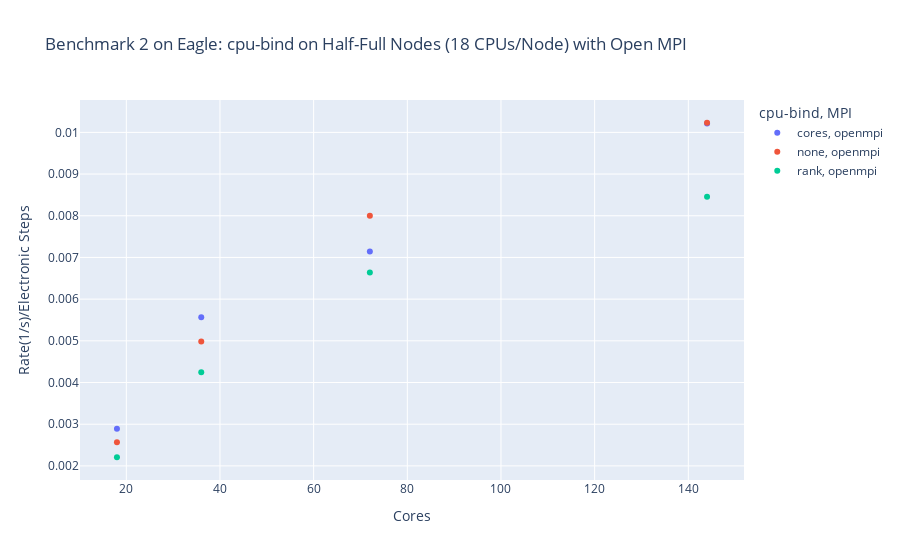

Notebook code cell kept with this figure:
### Code cell
data_eagle_2_half_open = data_eagle_2_half[data_eagle_2_half["MPI"] == "openmpi"]

fig = px.scatter(
    data_eagle_2_half_open,
    x="Cores",
    y="scaled_rate",
    color="cpu-bind",
    symbol="MPI",
    hover_data=[
        "HPC System",
        "Partition",
        "Nodes",
        "cpu-bind",
        "MPI",
        "Benchmark Code",
    ],
    labels={"scaled_rate": "Rate(1/s)/Electronic Steps"},
    title="Benchmark 2 on Eagle: cpu-bind on Half-Full Nodes (18 CPUs/Node) with Open MPI",
)
fig.show()

### Figure 1 — Plotly figure (JSON) as saved in the notebook; plotly's stock layout.template omitted (floating-point values rounded to 4 significant figures)
{"data": [{"customdata": [["Eagle", "short", 8, "cores", "openmpi", "2"], ["Eagle", "short", 4, "cores", "openmpi", "2"], ["Eagle", "short", 2, "cores", "openmpi", "2"], ["Eagle", "short", 1, "cores", "openmpi", "2"]], "hovertemplate": "cpu-bind=%{customdata[3]}<br>MPI=%{customdata[4]}<br>Cores=%{x}<br>Rate(1/s)/Electronic Steps=%{y}<br>HPC System=%{customdata[0]}<br>Partition=%{customdata[1]}<br>Nodes=%{customdata[2]}<br>Benchmark Code=%{customdata[5]}<extra></extra>", "legendgroup": "cores, openmpi", "marker": {"color": "#636efa", "symbol": "circle"}, "mode": "markers", "name": "cores, openmpi", "orientation": "v", "showlegend": true, "type": "scatter", "x": [144, 72, 36, 18], "xaxis": "x", "y": [0.01021, 0.00714, 0.005564, 0.002891], "yaxis": "y"}, {"customdata": [["Eagle", "short", 8, "none", "openmpi", "2"], ["Eagle", "short", 4, "none", "openmpi", "2"], ["Eagle", "short", 2, "none", "openmpi", "2"], ["Eagle", "short", 1, "none", "openmpi", "2"]], "hovertemplate": "cpu-bind=%{customdata[3]}<br>MPI=%{customdata[4]}<br>Cores=%{x}<br>Rate(1/s)/Electronic Steps=%{y}<br>HPC System=%{customdata[0]}<br>Partition=%{customdata[1]}<br>Nodes=%{customdata[2]}<br>Benchmark Code=%{customdata[5]}<extra></extra>", "legendgroup": "none, openmpi", "marker": {"color": "#EF553B", "symbol": "circle"}, "mode": "markers", "name": "none, openmpi", "orientation": "v", "showlegend": true, "type": "scatter", "x": [144, 72, 36, 18], "xaxis": "x", "y": [0.01023, 0.008, 0.004984, 0.002568], "yaxis": "y"}, {"customdata": [["Eagle", "short", 8, "rank", "openmpi", "2"], ["Eagle", "short", 4, "rank", "openmpi", "2"], ["Eagle", "short", 2, "rank", "openmpi", "2"], ["Eagle", "short", 1, "rank", "openmpi", "2"]], "hovertemplate": "cpu-bind=%{customdata[3]}<br>MPI=%{customdata[4]}<br>Cores=%{x}<br>Rate(1/s)/Electronic Steps=%{y}<br>HPC System=%{customdata[0]}<br>Partition=%{customdata[1]}<br>Nodes=%{customdata[2]}<br>Benchmark Code=%{customdata[5]}<extra></extra>", "legendgroup": "rank, openmpi", "marker": {"color": "#00cc96", "symbol": "circle"}, "mode": "markers", "name": "rank, openmpi", "orientation": "v", "showlegend": true, "type": "scatter", "x": [144, 72, 36, 18], "xaxis": "x", "y": [0.008454, 0.00664, 0.004246, 0.002207], "yaxis": "y"}], "layout": {"legend": {"title": {"text": "cpu-bind, MPI"}, "tracegroupgap": 0}, "title": {"text": "Benchmark 2 on Eagle: cpu-bind on Half-Full Nodes (18 CPUs/Node) with Open MPI"}, "xaxis": {"anchor": "y", "domain": [0, 1], "title": {"text": "Cores"}}, "yaxis": {"anchor": "x", "domain": [0, 1], "title": {"text": "Rate(1/s)/Electronic Steps"}}}}
